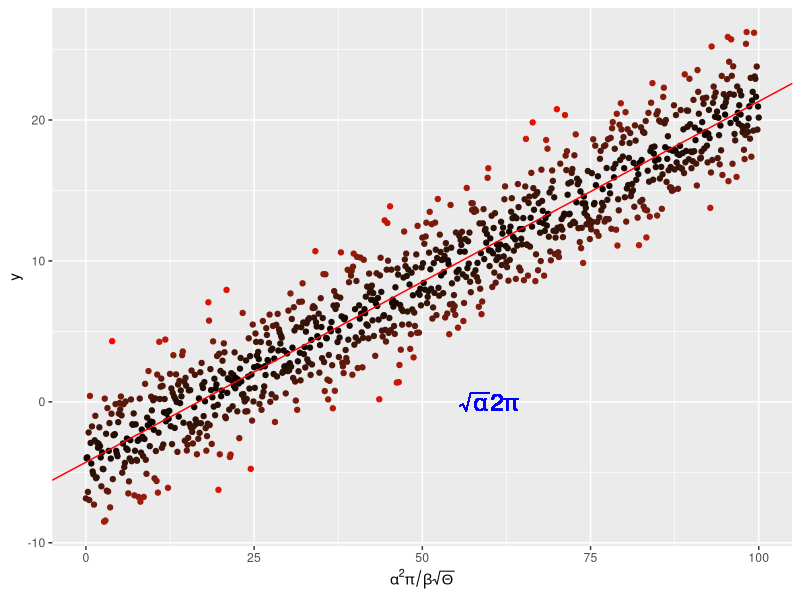

Write the R code that produced this figure.
require(ggplot2)
x = seq(0,100, by=0.1)
y =-4. + 0.25*x + rnorm(length(x),mean=0.,sd=2.5)
my_data = data.frame(x=x, y=y)
my_lm = summary(lm(y~x,data=my_data))

pdf("../results/MyLinReg.pdf")
p = ggplot(my_data, aes(x=x,y=y,colour = abs(my_lm$residuals)))+ geom_point() +scale_colour_gradient(low="black", high = "red")+theme(legend.position = "none")+scale_x_continuous(expression(alpha^2*pi/beta*sqrt(Theta)))
p = p+ geom_abline(intercept = my_lm$coefficients[1][1],slope = my_lm$coefficients[2][1] ,colour = "red")
p = p+geom_text(aes(x=60,y=0,label = "sqrt(alpha)*2*pi"),parse = T, size=6, colour="blue")
p
graphics.off()
